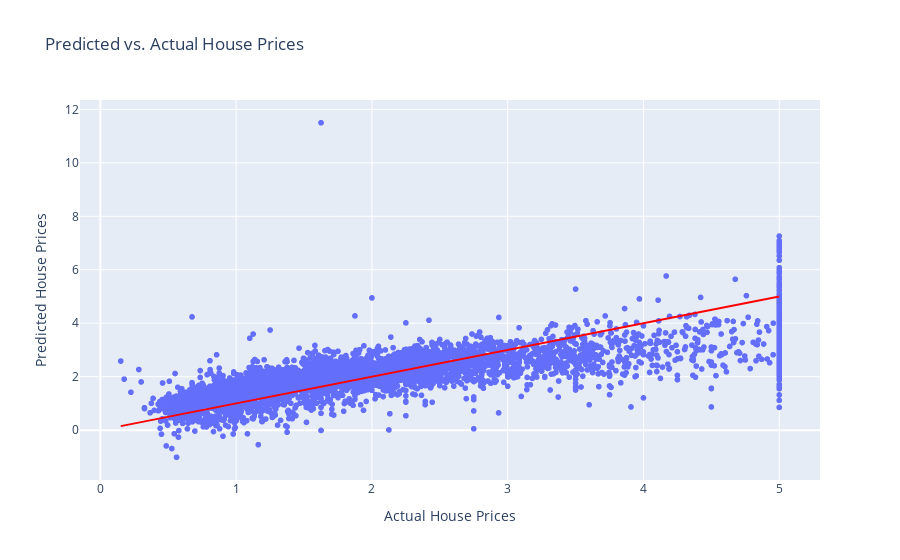

The notebook cell this image was saved under:
### Markdown cell above
##### Predicted vs. Actual House Prices

### Code cell
import plotly.express as px

fig = px.scatter(x = y_test, 
                 y = y_pred,
                 labels = {"x": "Actual House Prices", "y": "Predicted House Prices"},
                 title = "Predicted vs. Actual House Prices")
fig.add_shape(type = "line", 
              x0 = y_test.min(),
              y0 = y_test.min(),
              x1 = y_test.max(),
              y1 = y_test.max(),
              line = dict(color = "Red", width = 2))
fig.show()

### Figure 1 — Plotly figure (JSON) as saved in the notebook; plotly's stock layout.template omitted (floating-point values rounded to 4 significant figures; data arrays with more than 128 entries replaced by an {"elided": "..."} marker saying what was removed)
{"data": [{"hovertemplate": "Actual House Prices=%{x}<br>Predicted House Prices=%{y}<extra></extra>", "legendgroup": "", "marker": {"color": "#636efa", "symbol": "circle"}, "mode": "markers", "name": "", "showlegend": false, "type": "scattergl", "x": {"elided": "4128 float values"}, "xaxis": "x", "y": {"elided": "4128 float values"}, "yaxis": "y"}], "layout": {"legend": {"tracegroupgap": 0}, "shapes": [{"line": {"color": "Red", "width": 2}, "type": "line", "x0": 0.15, "x1": 5.0, "y0": 0.15, "y1": 5.0}], "title": {"text": "Predicted vs. Actual House Prices"}, "xaxis": {"anchor": "y", "domain": [0, 1], "title": {"text": "Actual House Prices"}}, "yaxis": {"anchor": "x", "domain": [0, 1], "title": {"text": "Predicted House Prices"}}}}
